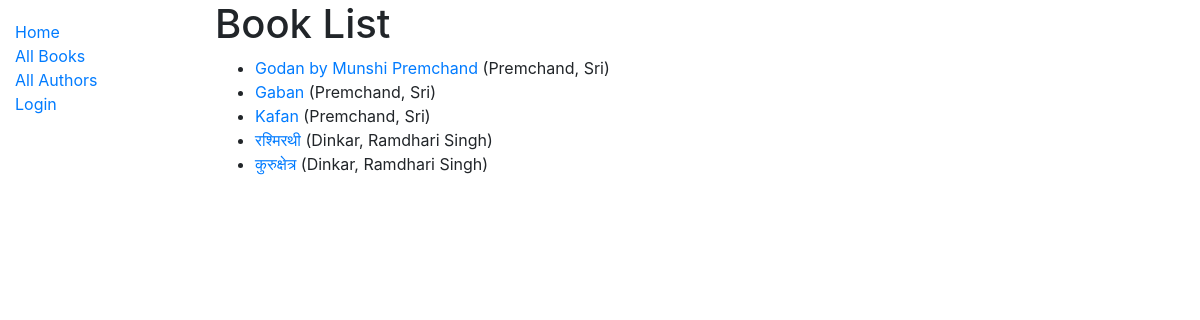
/catalog/books/, run on the app's committed database.
### catalog/models.py (models this page shows, shortened)
class Book(models.Model):
    title = models.CharField(max_length=200)
    author = models.ForeignKey('Author', on_delete=models.SET_NULL, null=True)
    summary = models.TextField(max_length=1000, help_text='Enter a brief description os the book')
    isbn = models.CharField('ISBN', max_length=13, help_text='13 Character <a href="https://www.isbn-international.org/content/what-isbn">ISBN number</a>')
    genre = models.ManyToManyField(Genre, help_text='Select a genre for this Boook')
    language = models.ForeignKey('Language', on_delete=models.SET_NULL, null=True)
    def get_absolute_url(self):
        return reverse('book-detail', args=[str(self.id)])
    def display_genre(self):
        """Create a string for the Genre. This is required to display genre in Admin."""
        return ', '.join(genre.name for genre in self.genre.all()[:3])
    display_genre.short_description = 'Genre'

class Author(models.Model):
    first_name = models.CharField(max_length=100)
    last_name = models.CharField(max_length=100)
    date_of_birth = models.DateField(null=True, blank=True)
    date_of_death = models.DateField('Died', null=True, blank=True)
    class Meta:
        ordering = ['last_name', 'first_name']
    def __str__(self):
        return f'{self.last_name}, {self.first_name}'

### catalog/views.py (the view)
# urls.py: path('books/', views.BookListView.as_view(), name='books'),
class BookListView(generic.ListView):
    model = Book
    paginate_by = 10

### catalog/templates/catalog/book_list.html
{% extends "base_generic.html" %}
{% block content %}
  <h1>Book List</h1>
  {% if book_list %}
  <ul>
    {% for book in book_list %}
      <li>
        <a href="{{ book.get_absolute_url }}">{{ book.title }}</a> ({{book.author}})
      </li>
    {% endfor %}
  </ul>
  {% else %}
    <p>There are no books in the library.</p>
  {% endif %}
{% endblock %}

### data on the page
Book: title "Godan by Munshi Premchand", author "Premchand, Sri"
Book: title "Gaban", author "Premchand, Sri"
Book: title "Kafan", author "Premchand, Sri"
Book: title "रश्मिरथी", author "Dinkar, Ramdhari Singh"
Book: title "कुरुक्षेत्र", author "Dinkar, Ramdhari Singh"
